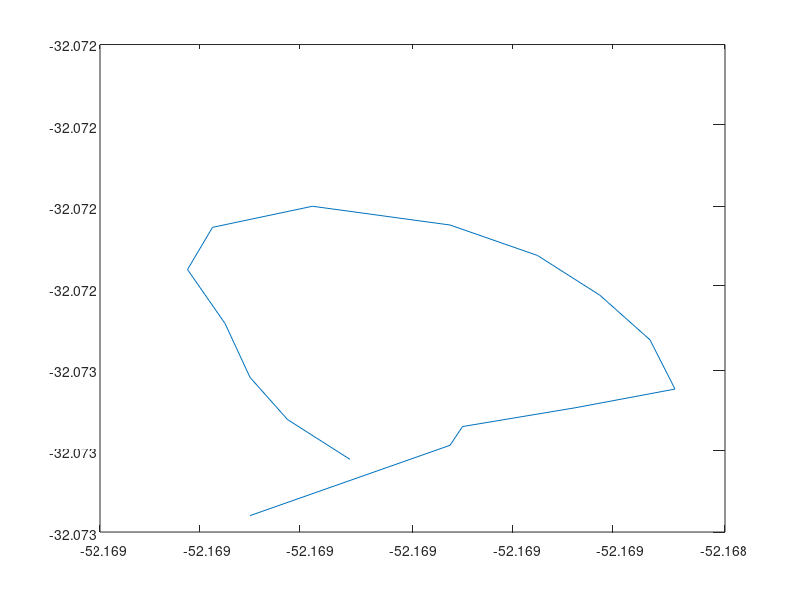

MATLAB code for this plot: (Note: this script raises an error after producing the figure.)
clear all;
format long;
% import java.lang.*
% 
% % Exemplo
% %Lat = -32.072423;                 Zone = 22;  
% %Lon = -52.168583;      ->         Letter = 'H';
% %                                  Easting = 389704.58;
% %                                  Northing = 6450939.47;


% Teste geo2utm
Lat = [-32.07277929; -32.07277929; -32.07277929; -32.07269197; -32.07269197; -32.07269197; -32.07269197; -32.07266976; -32.07266976; -32.07266976; -32.07266976; -32.07266976; -32.07264817; -32.07264817; -32.07264817; -32.07264817; -32.07264817; -32.07262231; -32.07262231; -32.07262231; -32.07262231; -32.07262231; -32.07256495; -32.07256495; -32.07256495; -32.07256495; -32.07256495; -32.07251078; -32.07251078; -32.07251078; -32.07251078; -32.07251078; -32.07246035; -32.07246035; -32.07246035; -32.07246035; -32.07246035; -32.07242262; -32.07242262; -32.07242262; -32.07242262; -32.07242262; -32.072399; -32.072399; -32.072399; -32.072399; -32.072399; -32.07242577; -32.07242577; -32.07242577; -32.07242577; -32.07242577; -32.07248042; -32.07248042; -32.07248042; -32.07248042; -32.07248042; -32.07254409; -32.07254409; -32.07254409; -32.07254409; -32.07254409; -32.0726092; -32.0726092; -32.0726092; -32.0726092; -32.0726092; -32.07266281; -32.07266281; -32.07266281; -32.07266281; -32.07266281; -32.07271372; -32.07271372; -32.07271372; -32.07271372];
Lon = [-52.16867525; -52.16867525; -52.16867525; -52.16858309; -52.16858309; -52.16858309; -52.16858309; -52.16857028; -52.16857028; -52.16857028; -52.16857028; -52.16857028; -52.16851916; -52.16851916; -52.16851916; -52.16851916; -52.16851916; -52.16847078; -52.16847078; -52.16847078; -52.16847078; -52.16847078; -52.16848381; -52.16848381; -52.16848381; -52.16848381; -52.16848381; -52.16850892; -52.16850892; -52.16850892; -52.16850892; -52.16850892; -52.16853918; -52.16853918; -52.16853918; -52.16853918; -52.16853918; -52.16858342; -52.16858342; -52.16858342; -52.16858342; -52.16858342; -52.16864543; -52.16864543; -52.16864543; -52.16864543; -52.16864543; -52.16869875; -52.16869875; -52.16869875; -52.16869875; -52.16869875; -52.1687037; -52.1687037; -52.1687037; -52.1687037; -52.1687037; -52.16868957; -52.16868957; -52.16868957; -52.16868957; -52.16868957; -52.16867709; -52.16867709; -52.16867709; -52.16867709; -52.16867709; -52.16865985; -52.16865985; -52.16865985; -52.16865985; -52.16865985; -52.16862991; -52.16862991; -52.16862991; -52.16862991]; 


wt = 0 : 1 : 75;
%plot(Lon,wt);

%plot(Lat,wt);

plot(Lon,Lat);

[x,y,utmzone] = conversao_coordenadas_geo2utm(Lat,Lon);
x = round(x*100)*0.01;
y = round(y*100)*0.01;
%x
%y
%utmzone
 

% Teste utm2geo
[novoLat, novoLon]=conversao_coordenadas_utm2geo(x,y,utmzone);
novoLat=round(novoLat*10000000);
novoLat=novoLat/10000000;
novoLon=round(novoLon*10000000);
novoLon=novoLon/10000000;

%novoLat
%novoLon

%Grafico azul 
subplot(1,2,1),plot(transpose(Lon),transpose(Lat),'r', transpose(novoLon), transpose(novoLat), 'g');
title('Lon x Lat', 'Color', 'b')

subplot(1,2,2),plot(transpose(x),transpose(y),'b');
title('X x Y', 'Color', 'b')

 